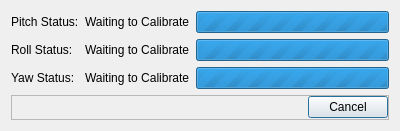
<?xml version="1.0" encoding="UTF-8"?>
<ui version="4.0">
 <class>CalibrateAxesDialog</class>
 <widget class="QDialog" name="CalibrateAxesDialog">
  <property name="geometry">
   <rect>
    <x>0</x>
    <y>0</y>
    <width>400</width>
    <height>131</height>
   </rect>
  </property>
  <property name="windowTitle">
   <string>Gimbal Axis Calibration Progress</string>
  </property>
  <layout class="QGridLayout" name="gridLayout">
   <item row="0" column="0">
    <widget class="QLabel" name="pitchStatus_label">
     <property name="text">
      <string>Pitch Status:</string>
     </property>
    </widget>
   </item>
   <item row="1" column="1">
    <widget class="QLabel" name="rollStatus">
     <property name="text">
      <string>Waiting to Calibrate</string>
     </property>
    </widget>
   </item>
   <item row="1" column="2">
    <widget class="QProgressBar" name="rollProgress">
     <property name="maximum">
      <number>0</number>
     </property>
     <property name="value">
      <number>0</number>
     </property>
     <property name="textVisible">
      <bool>false</bool>
     </property>
    </widget>
   </item>
   <item row="1" column="0">
    <widget class="QLabel" name="rollStatus_label">
     <property name="text">
      <string>Roll Status:</string>
     </property>
    </widget>
   </item>
   <item row="2" column="1">
    <widget class="QLabel" name="yawStatus">
     <property name="text">
      <string>Waiting to Calibrate</string>
     </property>
    </widget>
   </item>
   <item row="2" column="2">
    <widget class="QProgressBar" name="yawProgress">
     <property name="maximum">
      <number>0</number>
     </property>
     <property name="value">
      <number>0</number>
     </property>
     <property name="textVisible">
      <bool>false</bool>
     </property>
    </widget>
   </item>
   <item row="2" column="0">
    <widget class="QLabel" name="yawStatus_label">
     <property name="text">
      <string>Yaw Status:</string>
     </property>
    </widget>
   </item>
   <item row="0" column="2">
    <widget class="QProgressBar" name="pitchProgress">
     <property name="maximum">
      <number>0</number>
     </property>
     <property name="value">
      <number>0</number>
     </property>
     <property name="textVisible">
      <bool>false</bool>
     </property>
    </widget>
   </item>
   <item row="0" column="1">
    <widget class="QLabel" name="pitchStatus">
     <property name="text">
      <string>Waiting to Calibrate</string>
     </property>
    </widget>
   </item>
   <item row="3" column="0" colspan="3">
    <widget class="QFrame" name="cancelButtonFrame">
     <property name="frameShape">
      <enum>QFrame::StyledPanel</enum>
     </property>
     <property name="frameShadow">
      <enum>QFrame::Raised</enum>
     </property>
     <layout class="QHBoxLayout" name="horizontalLayout">
      <property name="leftMargin">
       <number>0</number>
      </property>
      <property name="topMargin">
       <number>0</number>
      </property>
      <property name="rightMargin">
       <number>0</number>
      </property>
      <property name="bottomMargin">
       <number>0</number>
      </property>
      <item>
       <spacer name="horizontalSpacer">
        <property name="orientation">
         <enum>Qt::Horizontal</enum>
        </property>
        <property name="sizeHint" stdset="0">
         <size>
          <width>40</width>
          <height>20</height>
         </size>
        </property>
       </spacer>
      </item>
      <item>
       <widget class="QPushButton" name="cancelButton">
        <property name="text">
         <string>Cancel</string>
        </property>
       </widget>
      </item>
     </layout>
    </widget>
   </item>
  </layout>
 </widget>
 <resources/>
 <connections/>
</ui>
